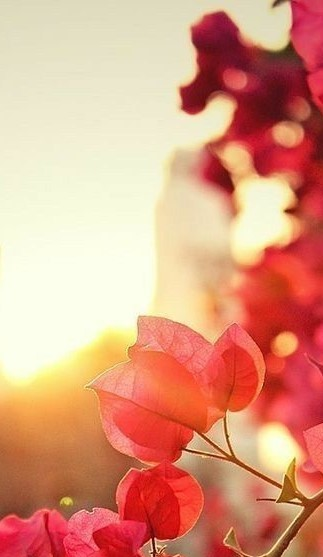
#> input picture i1.jpg, 323 x 557 px
$ jupyter execute --allow-errors cv_task4.ipynb
#> lines starting #> are read from the running program, lines starting #| are printed output that depends on the picture
Task 4.1
Create image by yourself Using Python Code

Task 4.2
Take 2 image crop some part of both image and swap it.

Task 4.3
Take 2 image and combine it to form single image. For example collage

[cell 1]
import cv2
import numpy as np

[cell 2]
# 4.1 Create image by yourself Using Python Code

a=(728,908,3) #giving array size
pic=np.zeros(a) # converting into matrix

pic[:]=[0,255,0] # giving another corlor bgr / green color

font=cv2.FONT_ITALIC
cv2.putText(pic, ' Hey Manoj Welcome To Image_Processing ', (20, 40),font, 1, (255 ,0, 0), 2, cv2.LINE_AA)

pic=cv2.rectangle(pic,(100,100), (300,300),[255,0,90],5) # to fill it with color ex: color=(color code), thickness= -1
pic=cv2.rectangle(pic,(300,300), (500,500),[255,0,90],5)
pic=cv2.rectangle(pic,(500,500), (700,700),[255,0,90],5)
cv2.imwrite('create_image.jpg',pic)
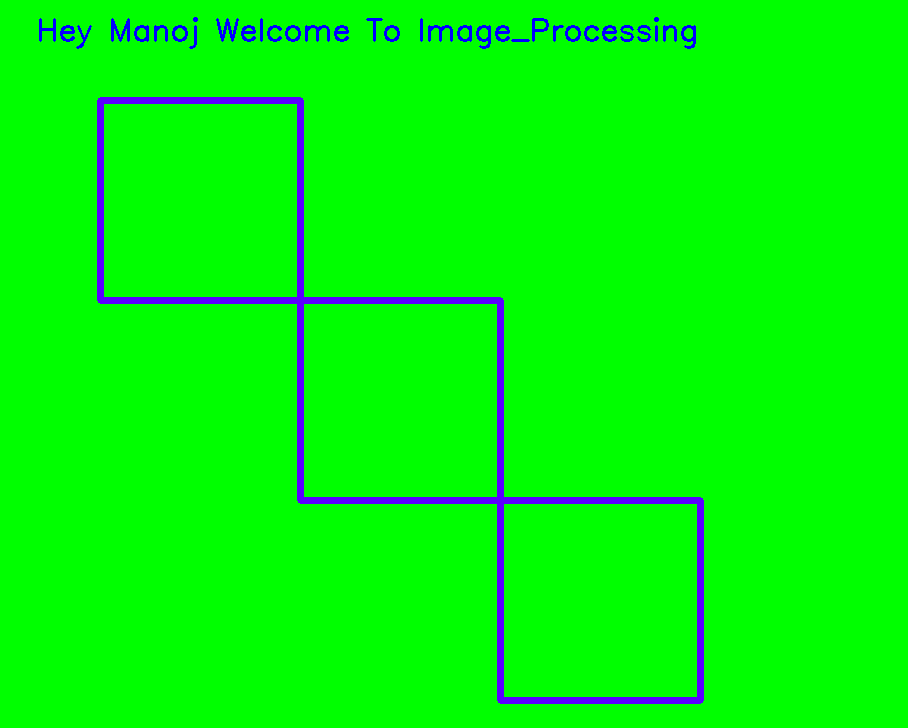
#> saved as create_image.jpg: shape (728, 908, 3); mean B, G, R 8.1, 246.9, 2.3
cv2.imshow("kfjdk",pic)
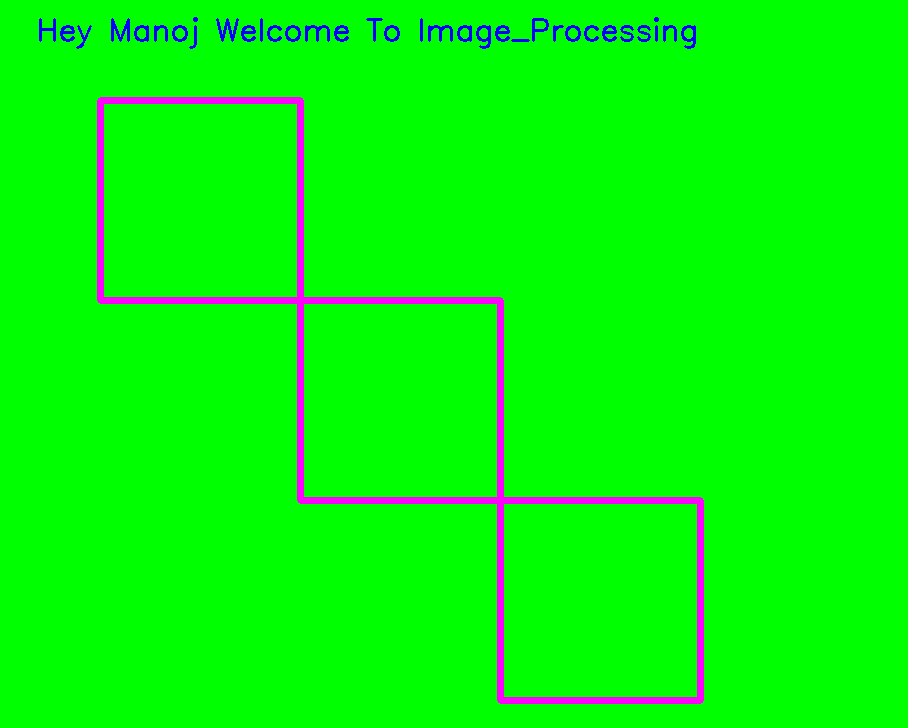
#> window 'kfjdk': shape (728, 908, 3); mean B, G, R 8.1, 246.9, 6.4
cv2.waitKey()
cv2.destroyAllWindows()

[cell 3]
a= cv2.imread('i1.jpg')
#> a is the input picture: shape (557, 323, 3); mean B, G, R 129.7, 155.7, 220.5
b=cv2.imread('i2.jpeg')
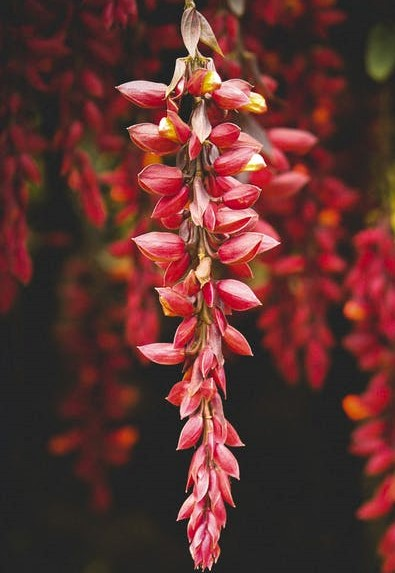
#> input picture i2.jpeg, 395 x 573 px
#> b is the input picture: shape (573, 395, 3); mean B, G, R 47.4, 50.4, 94.4
print(a.shape)
#| (557, 323, 3)
print(b.shape)
#| (573, 395, 3)

[cell 4]
# 4.2 Take 2 image crop some part of both image and swap it.

import cv2

#To read images ...

pic1=cv2.imread('i1.jpg')
pic2=cv2.imread('i2.jpeg')


#to crop images...

p1=pic1[200:500,1:300] # pass the area you want to crop.
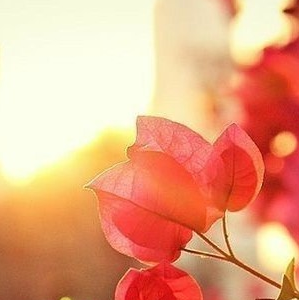
#> p1: shape (300, 299, 3); mean B, G, R 130.3, 166.1, 232.1
cv2.imwrite('p1.jpg',p1)
p2=pic2[200:500,1:300]
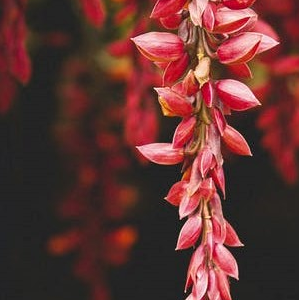
#> p2: shape (300, 299, 3); mean B, G, R 50, 52.7, 97.9
cv2.imwrite('p2.jpg',p2) # save the new image.


#to swap croped images of both...

x=cv2.imread('p1.jpg')
y=cv2.imread('p2.jpg')

pic1[200:500,1:300]=y  # pass the co-ordinate where you want to swap it.
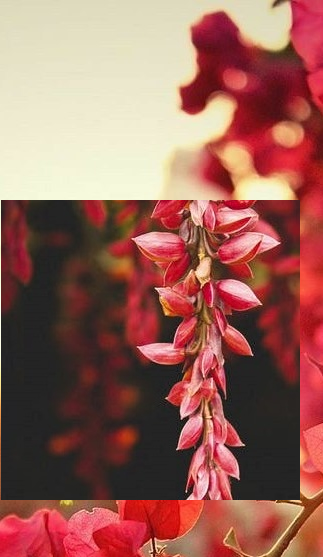
#> pic1: shape (557, 323, 3); mean B, G, R 89.7, 99.1, 153.5
pic2[200:500,1:300]=x
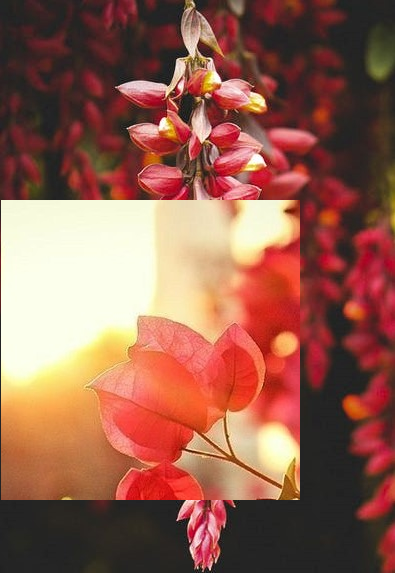
#> pic2: shape (573, 395, 3); mean B, G, R 79.2, 95.4, 147.6

cv2.imshow("croped and swaped image of pic1",pic1)
cv2.imshow("croped and swaped image of pic2",pic2)
cv2.waitKey()
cv2.destroyAllWindows()
